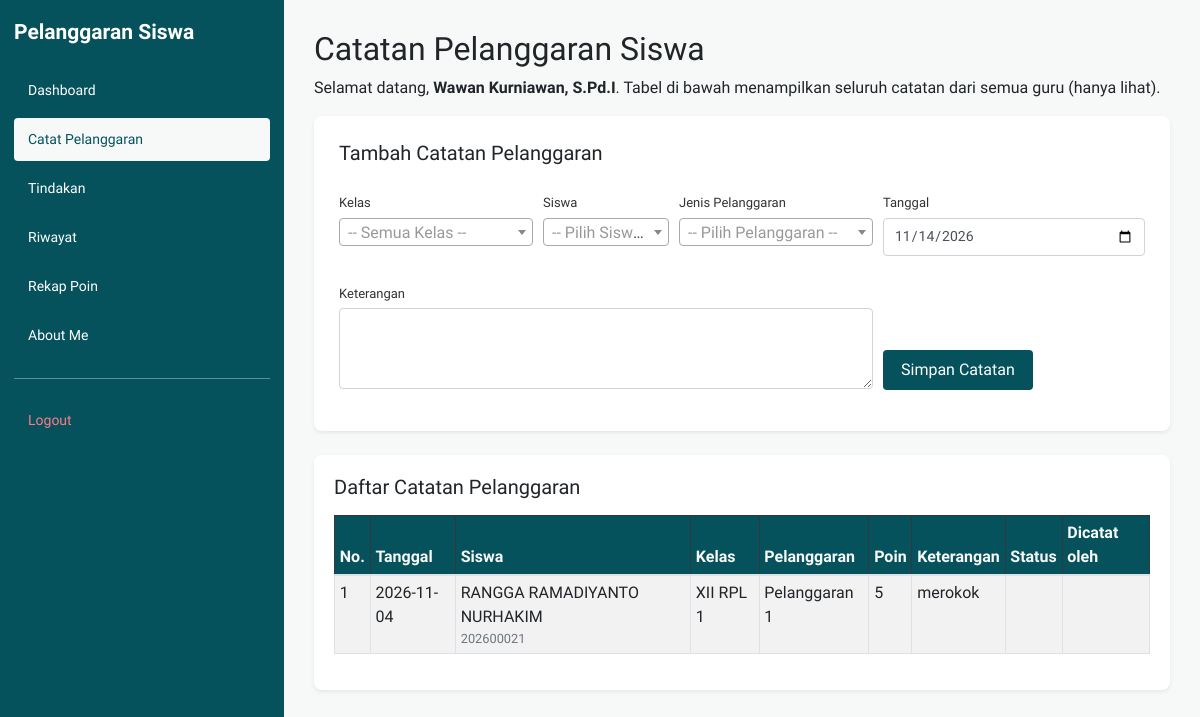
The page /catatan_pelanggaran.php (signed in) on the database its author committed.
### tables this page shows
CREATE TABLE `t_guru` (
  `id` int(11) NOT NULL AUTO_INCREMENT,
  `nip` varchar(30) NOT NULL,
  `nama` varchar(150) DEFAULT NULL,
  `email` varchar(150) NOT NULL,
  `status_aktif` tinyint(1) NOT NULL,
  `user_id` int(11) NOT NULL,
  `created_at` timestamp NOT NULL DEFAULT current_timestamp(),
  `updated_at` timestamp NOT NULL DEFAULT current_timestamp(),
  PRIMARY KEY (`id`),
  UNIQUE KEY `uq_t_guru_nip` (`nip`),
  UNIQUE KEY `uq_t_guru_email` (`email`),
  UNIQUE KEY `uq_t_guru_user_id` (`user_id`),
  CONSTRAINT `t_guru_ibfk_1` FOREIGN KEY (`user_id`) REFERENCES `t_users` (`id`) ON DELETE CASCADE
);

CREATE TABLE `t_pelanggaran_siswa` (
  `id` int(11) NOT NULL AUTO_INCREMENT,
  `tahun_ajaran_id` int(11) DEFAULT NULL,
  `siswa_id` int(11) DEFAULT NULL,
  `nama_siswa` varchar(150) NOT NULL,
  `kelas_id` int(11) DEFAULT NULL,
  `nama_kelas` varchar(100) NOT NULL,
  `pelanggaran_id` int(11) DEFAULT NULL,
  `nama_pelanggaran` varchar(150) NOT NULL,
  `pelanggaran_kategori_id` int(11) DEFAULT NULL,
  `guru_id` int(11) DEFAULT NULL,
  `nama_guru` varchar(150) NOT NULL,
  `tanggal` date DEFAULT NULL,
  `keterangan` text NOT NULL,
  `poin` int(11) NOT NULL,
  `tindakan` text NOT NULL,
  `status` varchar(30) NOT NULL,
  `created_at` timestamp NOT NULL DEFAULT current_timestamp(),
  `updated_at` timestamp NOT NULL DEFAULT current_timestamp(),
  PRIMARY KEY (`id`),
  KEY `guru_id` (`guru_id`),
  KEY `tahun_ajaran_id` (`tahun_ajaran_id`),
  KEY `siswa_id` (`siswa_id`),
  KEY `kelas_id` (`kelas_id`),
  KEY `pelanggaran_id` (`pelanggaran_id`),
  KEY `pelanggaran_kategori_id` (`pelanggaran_kategori_id`),
  CONSTRAINT `t_pelanggaran_siswa_ibfk_1` FOREIGN KEY (`guru_id`) REFERENCES `t_guru` (`id`) ON DELETE CASCADE,
  CONSTRAINT `t_pelanggaran_siswa_ibfk_3` FOREIGN KEY (`kelas_id`) REFERENCES `t_kelas` (`id`) ON DELETE CASCADE,
  CONSTRAINT `t_pelanggaran_siswa_ibfk_5` FOREIGN KEY (`pelanggaran_id`) REFERENCES `t_pelanggaran` (`id`) ON DELETE CASCADE,
  CONSTRAINT `t_pelanggaran_siswa_ibfk_6` FOREIGN KEY (`siswa_id`) REFERENCES `t_siswa` (`id`) ON DELETE CASCADE,
  CONSTRAINT `t_pelanggaran_siswa_ibfk_7` FOREIGN KEY (`tahun_ajaran_id`) REFERENCES `t_tahun_ajaran` (`id`) ON DELETE CASCADE
);

CREATE TABLE `t_siswa` (
  `id` int(11) NOT NULL AUTO_INCREMENT,
  `nis` varchar(20) DEFAULT NULL,
  `nisn` varchar(20) DEFAULT NULL,
  `nama` varchar(150) DEFAULT NULL,
  `jenis_kelamin` varchar(4) NOT NULL,
  `tanggal_lahir` date NOT NULL,
  `alamat` text NOT NULL,
  `status_aktif` tinyint(1) NOT NULL,
  `created_at` timestamp NOT NULL DEFAULT current_timestamp(),
  `updated_at` timestamp NOT NULL DEFAULT current_timestamp(),
  PRIMARY KEY (`id`),
  UNIQUE KEY `uq_t_siswa_nisn` (`nisn`),
  UNIQUE KEY `uq_t_siswa_nis` (`nis`)
);

### catatan_pelanggaran.php (the view, shortened to what this page needs)
<?php
include 'config/koneksi.php';
$user_id = (int)($_SESSION['id_user'] ?? 0);
$stmt = mysqli_prepare($koneksi, "SELECT id, nama FROM t_guru WHERE user_id = ?");
mysqli_stmt_bind_param($stmt, "i", $user_id);
mysqli_stmt_execute($stmt);
$guru = mysqli_fetch_assoc(mysqli_stmt_get_result($stmt));
$stmt = mysqli_prepare($koneksi, "
    SELECT ps.id, ps.tanggal, ps.nama_siswa, ps.nama_kelas,
           COALESCE(NULLIF(p.nama, ''), NULLIF(ps.nama_pelanggaran, '0'), '') AS nama_pelanggaran,
           ps.poin, ps.keterangan, ps.status, ps.nama_guru, s.nis
    FROM t_pelanggaran_siswa ps
    LEFT JOIN t_siswa s ON s.id = ps.siswa_id
    LEFT JOIN t_pelanggaran p ON p.id = ps.pelanggaran_id
    ORDER BY ps.tanggal DESC, ps.id DESC
");
mysqli_stmt_execute($stmt);
$catatan = mysqli_stmt_get_result($stmt);
function aman_catatan($teks) {
    return htmlspecialchars((string)$teks, ENT_QUOTES, 'UTF-8');
}
?>
<!DOCTYPE html>
<html lang="id">
<head>
<?php include 'layout/datatables_head.php'; ?>
</head>
<body>
<?php include "layout/sidebar.php"; ?>
<main class="app-main">
    <h2>Catatan Pelanggaran Siswa</h2>
    <p>Selamat datang, <b><?= aman_catatan($guru['nama']) ?></b>. Tabel di bawah menampilkan seluruh catatan dari semua guru (hanya lihat).</p>
    <div class="form-card form-card-full shadow-sm mb-4">
        <h5 class="mb-3">Tambah Catatan Pelanggaran</h5>
        <form action="proses_tambah_pelanggaran.php" method="POST">
            <div class="form-row">
                <div class="form-group col-md-3">
                    <label>Kelas</label>
                </div>
                <div class="form-group col-md-2">
                    <label>Siswa</label>
                </div>
                <div class="form-group col-md-3">
                    <label>Jenis Pelanggaran</label>
                </div>
                <div class="form-group col-md-4">
                    <label>Tanggal</label>
                    <input type="date" name="tanggal" class="form-control"
                           value="<?= date('Y-m-d') ?>" required>
                </div>
            </div>
            <div class="form-row">
                <div class="form-group col-md-8">
                    <label>Keterangan</label>
                    <textarea name="keterangan" class="form-control"
                              rows="3" required></textarea>
                </div>
                <div class="form-group col-md-4">
                    <label>&nbsp;</label><br>
                    <button type="submit" class="btn btn-primary">
                        Simpan Catatan
                    </button>
                </div>
            </div>
        </form>
    </div>
    <div class="table-card shadow-sm">
        <h5 class="mb-3">Daftar Catatan Pelanggaran</h5>
            <div class="table-responsive">
                <table id="tabelCatatan" class="table table-bordered table-striped table-hover table-sm align-middle">
                    <thead class="table-dark">
                        <tr>
                            <th>No.</th>
                            <th>Tanggal</th>
                            <th>Siswa</th>
                            <th>Kelas</th>
                            <th>Pelanggaran</th>
                            <th>Poin</th>
                            <th>Keterangan</th>
                            <th>Status</th>
                            <th>Dicatat oleh</th>
                        </tr>
                    </thead>
                    <tbody>
                    <?php $no = 1; ?>
                    <?php while ($d = mysqli_fetch_assoc($catatan)): ?>
                        <tr>
                                <td><?= $no++ ?></td>
                                <td><?= aman_catatan($d['tanggal']) ?></td>
                                <td>
                                    <?= aman_catatan($d['nama_siswa']) ?>
                                    <div class="small text-muted"><?= aman_catatan($d['nis']) ?></div>
                                </td>
                                <td><?= aman_catatan($d['nama_kelas']) ?></td>
                                <td><?= aman_catatan($d['nama_pelanggaran']) ?></td>
                                <td><?= (int)$d['poin'] ?></td>
                                <td><?= aman_catatan($d['keterangan']) ?></td>
                                <td><?= ucfirst(aman_catatan($d['status'])) ?></td>
                                <td><?= aman_catatan($d['nama_guru']) ?></td>
                            </tr>
                        <?php endwhile; ?>
                    </tbody>
                </table>
            </div>
    </div>
</main>
</body>
</html>

### layout/layout.css (style rules this page uses)
* { box-sizing: border-box; }
html, body { margin: 0; padding: 0; min-height: 100vh; font-family: Arial, sans-serif; background: #f5f7f9; }
.app-main { display: block; width: auto; min-width: 0; min-height: 100vh; margin-left: 284px; padding: 30px; }
.app-main h1, .app-main h2 { margin-top: 0; }
.app-main .table-responsive { width: 100%; }
.table-card { background: #ffffff; border-radius: 8px; padding: 20px; width: 100%; }
.form-card { background: #ffffff; border-radius: 8px; padding: 25px; max-width: 720px; }
.form-card-full { max-width: 100%; }
.form-card label { display: block; font-size: 13px; margin: 12px 0 5px; color: #333; }
.form-card input[type="text"], .form-card input[type="email"], .form-card input[type="password"], .form-card input[type="date"], .form-card input[type="number"], .form-card select, .form-card textarea { width: 100%; padding: 8px 10px; border: 1px solid #ced4da; border-radius: 4px; font-size: 14px; box-sizing: border-box; }
.form-card textarea { resize: vertical; }
.form-card button { margin-top: 18px; padding: 8px 18px; border: none; border-radius: 4px; cursor: pointer; }

### layout/tema.css (style rules this page uses)
:root { --t-bg: #f7f9f8; --t-surface: #ebf0ee; --t-ink: #06525c; --t-muted: #2f737d; --t-surface-inv: #205d66; --t-ink-inv: #f7f9f8; }
html, body { background: #f7f9f8; }
body { font-family: 'Host Grotesk', Arial, sans-serif; --bs-link-color: #06525c; --bs-link-hover-color: #0b6b76; }
.app-main { background: #f7f9f8; }
.btn-primary { background-color: #06525c; border-color: #06525c; --bs-btn-bg: #06525c; --bs-btn-border-color: #06525c; --bs-btn-hover-bg: #0b6b76; --bs-btn-hover-border-color: #0b6b76; --bs-btn-active-bg: #205d66; --bs-btn-active-border-color: #205d66; --bs-btn-disabled-bg: #06525c; --bs-btn-disabled-border-color: #06525c; --bs-btn-focus-shadow-rgb: 6, 82, 92; }
.table-dark { background-color: #06525c; color: #f7f9f8; --bs-table-bg: #06525c; --bs-table-color: #f7f9f8; }

### rows shown on the page
t_guru: nama "Wawan Kurniawan, S.Pd.I"
t_pelanggaran_siswa: tanggal "2026-11-04", nama_siswa "RANGGA RAMADIYANTO NURHAKIM", siswa.nis "202600021", nama_kelas "XII RPL 1", nama_pelanggaran "Pelanggaran 1", poin "5", keterangan "merokok"

### other values the page prints
$label "Dashboard"
$label "Catat Pelanggaran"
$label "Tindakan"
$label "Riwayat"
$label "Rekap Poin"
$label "About Me"
